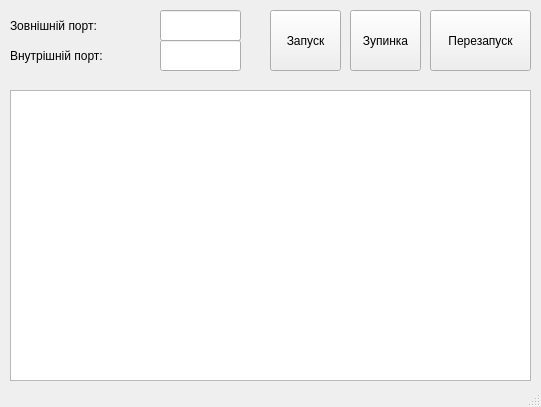
<?xml version="1.0" encoding="UTF-8"?>
<ui version="4.0">
 <class>MainWindow</class>
 <widget class="QMainWindow" name="MainWindow">
  <property name="geometry">
   <rect>
    <x>0</x>
    <y>0</y>
    <width>541</width>
    <height>407</height>
   </rect>
  </property>
  <property name="windowTitle">
   <string>Server Controller v1.0b</string>
  </property>
  <property name="locale">
   <locale language="English" country="UnitedStates"/>
  </property>
  <widget class="QWidget" name="centralwidget">
   <widget class="QPushButton" name="buttonRun">
    <property name="geometry">
     <rect>
      <x>270</x>
      <y>10</y>
      <width>71</width>
      <height>61</height>
     </rect>
    </property>
    <property name="text">
     <string>Запуск</string>
    </property>
   </widget>
   <widget class="QTextBrowser" name="logArea">
    <property name="geometry">
     <rect>
      <x>10</x>
      <y>90</y>
      <width>521</width>
      <height>291</height>
     </rect>
    </property>
   </widget>
   <widget class="QLineEdit" name="inputIntPort">
    <property name="geometry">
     <rect>
      <x>160</x>
      <y>40</y>
      <width>81</width>
      <height>31</height>
     </rect>
    </property>
    <property name="inputMask">
     <string/>
    </property>
    <property name="maxLength">
     <number>5</number>
    </property>
   </widget>
   <widget class="QLineEdit" name="inputExtPort">
    <property name="geometry">
     <rect>
      <x>160</x>
      <y>10</y>
      <width>81</width>
      <height>31</height>
     </rect>
    </property>
    <property name="inputMask">
     <string/>
    </property>
    <property name="text">
     <string/>
    </property>
    <property name="maxLength">
     <number>5</number>
    </property>
   </widget>
   <widget class="QPushButton" name="buttonStop">
    <property name="geometry">
     <rect>
      <x>350</x>
      <y>10</y>
      <width>71</width>
      <height>61</height>
     </rect>
    </property>
    <property name="text">
     <string>Зупинка</string>
    </property>
   </widget>
   <widget class="QPushButton" name="buttonRestart">
    <property name="geometry">
     <rect>
      <x>430</x>
      <y>10</y>
      <width>101</width>
      <height>61</height>
     </rect>
    </property>
    <property name="text">
     <string>Перезапуск</string>
    </property>
   </widget>
   <widget class="QLabel" name="labelExternalPort">
    <property name="geometry">
     <rect>
      <x>10</x>
      <y>10</y>
      <width>141</width>
      <height>31</height>
     </rect>
    </property>
    <property name="text">
     <string>Зовнішній порт:</string>
    </property>
   </widget>
   <widget class="QLabel" name="labelInternalPort">
    <property name="geometry">
     <rect>
      <x>10</x>
      <y>40</y>
      <width>141</width>
      <height>31</height>
     </rect>
    </property>
    <property name="text">
     <string>Внутрішній порт:</string>
    </property>
   </widget>
  </widget>
  <widget class="QStatusBar" name="statusbar"/>
 </widget>
 <resources/>
 <connections/>
</ui>
